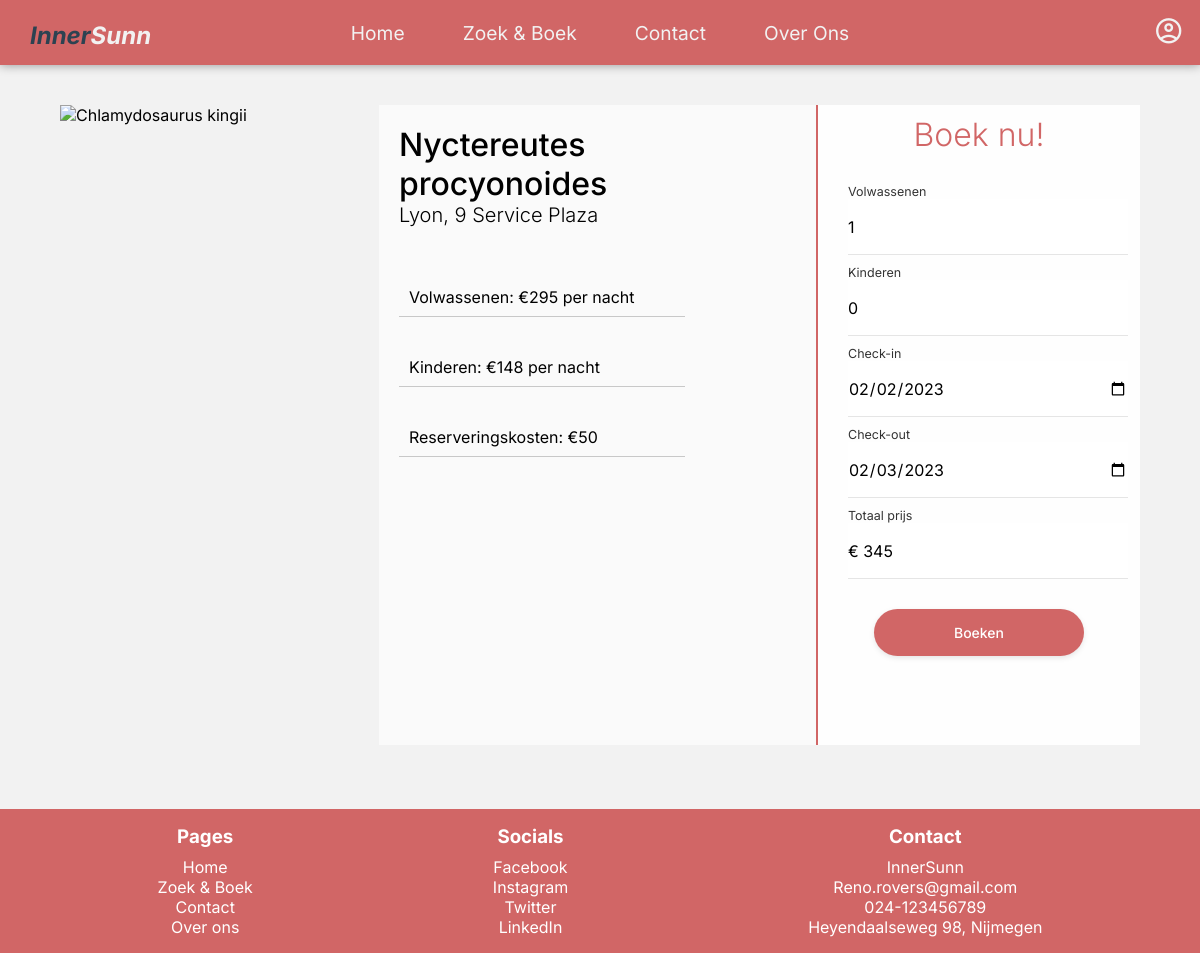
Screenshot of /pages/booking.php?accommodation=4 (signed in) with the database file from the repository.
### tables this page shows
CREATE TABLE IF NOT EXISTS ACCOMMODATIONS (
	id INT NOT NULL AUTO_INCREMENT,
    name VARCHAR(255) NOT NULL,
    country VARCHAR(255) NOT NULL,
    city VARCHAR(255) NOT NULL,
    address VARCHAR(255) NOT NULL,
    description TEXT NOT NULL,
    price INT(10) NOT NULL,
    PRIMARY KEY(id),
    UNIQUE(name)
);

### includes/controllers/booking.php (called while the page is built, shortened)
<?php
require_once ROOT_PATH . 'includes/functions/database.php';
if (!isset($_GET['accommodation'])) {
    header("Location: " . BASE_URL . "pages/search.php");
} else {
    $accommodationId = $_GET['accommodation'];
}
$accommodation = getAccommodationById($accommodationId);

### includes/functions/database.php (called while the page is built, shortened)
<?php
require_once ROOT_PATH . 'includes/connection.php';
function getUserById($userId)
{
    global $conn;
    $query = "SELECT * FROM USERS WHERE ID = :userId";
    $queryExec = $conn->prepare($query);
    $queryExec->bindParam(":userId", $userId);
    $queryExec->execute();
    $results = $queryExec->fetch();
    return $results;
}
function getAccommodationById($accommodationId)
{
    global $conn;
    $result = null;
    $query = "SELECT * FROM accommodations WHERE ID = :accommodationId";
    $queryExec = $conn->prepare($query);
    $queryExec->bindParam(":accommodationId", $accommodationId);
    $queryExec->execute();
    $results = $queryExec->fetch();
    if ($results) {
        $result = $results;
        $result['images'] = getImages($accommodationId);
        $result['reviews'] = getReviews($accommodationId);
    }
    return $result;
}
function getImages($accommodationId)
{
    global $conn;
    $query = "SELECT URL as image FROM images WHERE accommodation_id = :accommodationId";
    $queryExec = $conn->prepare($query);
    $queryExec->bindParam(":accommodationId", $accommodationId);
    $queryExec->execute();
    $results = $queryExec->fetchAll();
    $images = array();
    foreach ($results as $image) {
        $images[] = $image['image'];
    }
    return $images;
}
function getReviews($accommodationId)
{
    global $conn;
    $query = "SELECT user_id, review, rating FROM reviews WHERE accommodation_id = :accommodationId";
    $queryExec = $conn->prepare($query);
    $queryExec->bindParam(":accommodationId", $accommodationId);
    $queryExec->execute();
    $results = $queryExec->fetchAll();
    $reviews = array();
    foreach ($results as $review) {
        $review['user'] = getUserById($review['user_id'])['username'];
        $reviews[] = $review;
    }
    return $reviews;
}

### pages/booking.php (the view, shortened to what this page needs)
<?php
require_once(ROOT_PATH . "includes/controllers/booking.php");
require_once(ROOT_PATH . "includes/partials/header.php");
?>
<main>
    <?php if (!isset($success) || empty($success) || $success == false) : ?>
        <div class="booking-container">
            <section class="accommodation-image">
                <img src="<?php echo BASE_URL . "resources/images/accommodations/" . $accommodation['images'][0] ?>" alt=" Chlamydosaurus kingii">
            </section>
            <section class="accommodation-info">
                <h2><?php echo $accommodation['name'] ?></h2>
                <h3><?php echo $accommodation['city'] . ', ' . $accommodation['address'] ?></h3>
                <div class="prices">
                    <ul>
                        <li>Volwassenen: €<?php echo $accommodation['price'] ?> per nacht</li>
                        <li>Kinderen: €<?php echo round($accommodation['price'] / 2, 0) ?> per nacht</li>
                        <li>Reserveringskosten: €50</li>
                    </ul>
                </div>
            </section>
            <section class="booking-form">
                <h2>Boek nu!</h2>
                <form action="<?php echo htmlspecialchars($_SERVER['PHP_SELF']) . "?accommodation=" . $_GET['accommodation'] ?>" method="POST">
                    <label for="adults">Volwassenen</label>
                    <input type="number" name="adults" id="adults" min="1" max="10" value="1" onchange="calculateTotalPrice(<?php echo $accommodation['price'] ?>, 50);">
                    <label for="children">Kinderen</label>
                    <input type="number" name="children" id="children" min="0" max="10" value="0" onchange="calculateTotalPrice(<?php echo $accommodation['price'] ?>, 50);">
                    <label for="check-in">Check-in</label>
                    <input type="date" name="check-in" id="check-in" onchange="checkDates(); calculateTotalPrice(<?php echo $accommodation['price'] ?>, 50);">
                    <label for="check-out">Check-out</label>
                    <input type="date" name="check-out" id="check-out" onchange="checkDates(); calculateTotalPrice(<?php echo $accommodation['price'] ?>, 50);">
                    <label for="total-price">Totaal prijs</label>
                    <input type="text" name="total-price" id="total-price" value="€ <?php echo $accommodation['price'] + 50 ?>" readonly>
                    <button type="submit" name="submit" value="Boeken"> Boeken </button>
                </form>
            </section>
        </div>
    <?php endif; ?>
</main>
<?php require_once(ROOT_PATH . "includes/partials/footer.php"); ?>

### css/variables.css (style rules this page uses)
:root { --color-primary: #d16666; --color-primary-dark: #9b4b4b; --color-secondary: #f2f2f2; --color-secondary-dark: #d9d9d9; --color-tertiary: #2c4251; }

### css/index.css (style rules this page uses)
* { box-sizing: border-box; padding: 0; margin: 0; font-family: "Inter", sans-serif; }
body { background-color: var(--color-secondary); }

### css/booking.css (style rules this page uses)
main { margin: 5vh auto; width: 90vw; display: flex; flex-direction: column; align-items: center; }
.booking-container { height: 80vh; width: 100%; display: flex; flex-direction: row; }
section.accommodation-image { width: 30%; height: 100%; }
section.accommodation-image img { width: 100%; height: inherit; object-fit: cover; }
section.accommodation-info { flex-grow: 1; padding: 20px; background-color: #fafafa; display: flex; flex-direction: column; align-items: flex-start; }
.accommodation-info h2 { font-size: 2em; font-weight: 500; }
.accommodation-info h3 { font-size: 1.25em; font-weight: 300; margin-top: 0; }
.accommodation-info .prices { display: flex; flex-direction: row; justify-content: space-between; width: 100%; margin-top: 50px; }
.accommodation-info .prices ul { list-style-type: none; padding-left: 0; display: flex; flex-direction: column; gap: 20px; }
.accommodation-info .prices ul li { font-size: 1em; color: #000; margin-bottom: 10px; padding: 10px; border-radius: 5px; position: relative; }
.accommodation-info .prices ul li::after { content: ""; position: absolute; left: 0px; bottom: 0; width: calc(100% + 40px); height: 1px; background-color: #000; opacity: 0.2; }
section.booking-form { width: 30%; height: 100%; background: #fefefe; border-left: 2px var(--color-primary) solid; }
.booking-form > h2 { font-size: 2em; font-weight: 300; margin-top: 10px; margin-bottom: 0; text-align: center; color: var(--color-primary); }
label { margin-top: 10px; font-size: 12.5px; color: #000; opacity: 0.8; font-weight: 400; }
form { padding: 20px 30px; display: flex; flex-direction: column; align-items: flex-start; height: 100%; }
.booking-form button { text-align: center; width: 80%; min-width: 100px; border-radius: 24px; padding: 15px 40px; margin-top: 30px; margin-left: auto; margin-right: auto; background-color: var(--color-primary); color: #fff; font-size: 14px; font-weight: 500; box-shadow: 0px 2px 6px -1px rgba(0, 0, 0, 0.13); border: none; transition: all 0.3s ease; outline: 0; }
.booking-form input { font-size: 16px; padding: 20px 0px; height: 56px; border: none; border-bottom: solid 1px rgba(0, 0, 0, 0.1); background: #fff; min-width: 280px; box-sizing: border-box; transition: all 0.3s linear; color: #000; font-weight: 400; }

### rows the page displays
accommodations: name "Nyctereutes procyonoides", city "Lyon", address "9 Service Plaza", price "295", $accommodation['price']/2 "148", total-price "€ 345"
